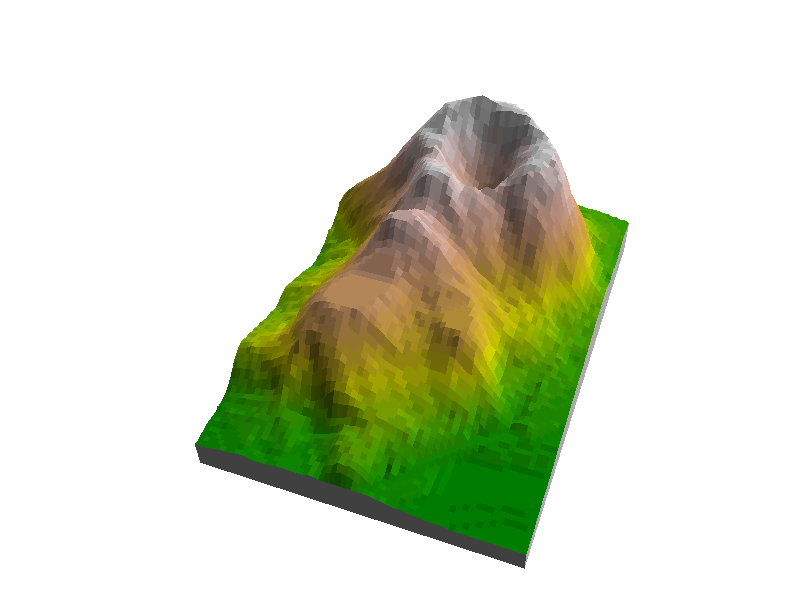

Recreate this plot in R.
z <- 2 * volcano
x <- 10 * (1:nrow(z))
y <- 10 * (1:ncol(z))

z0 <- min(z) - 20
z <- rbind(z0, cbind(z0, z, z0), z0)
x <- c(min(x) - 1e-10, x, max(x) + 1e-10)
y <- c(min(y) - 1e-10, y, max(y) + 1e-10)

fill <- matrix("green3", nr = nrow(z)-1, nc = ncol(z)-1)
fill[ , i2 <- c(1,ncol(fill))] <- "gray"
fill[i1 <- c(1,nrow(fill)) , ] <- "gray"

fcol <- fill
zi <- volcano[ -1,-1] + volcano[ -1,-61] +
           volcano[-87,-1] + volcano[-87,-61]
fcol[-i1,-i2] <-
    terrain.colors(20)[cut(zi, quantile(zi, seq(0,1, len = 21)),
                           include.lowest = TRUE)]
par(mar=rep(.5,4))
persp(x, y, 2*z, theta = 110, phi = 40, col = fcol, scale = FALSE,
      ltheta = -120, shade = 0.4, border = NA, box = FALSE)

